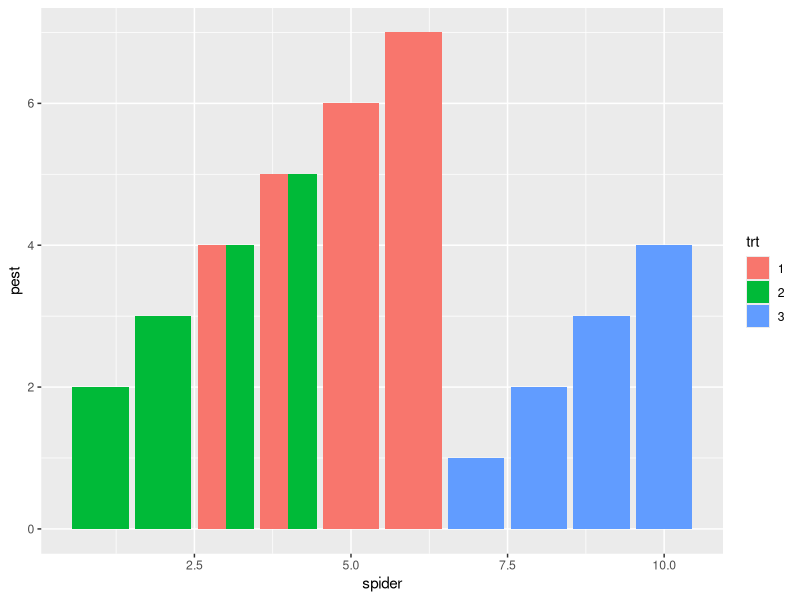
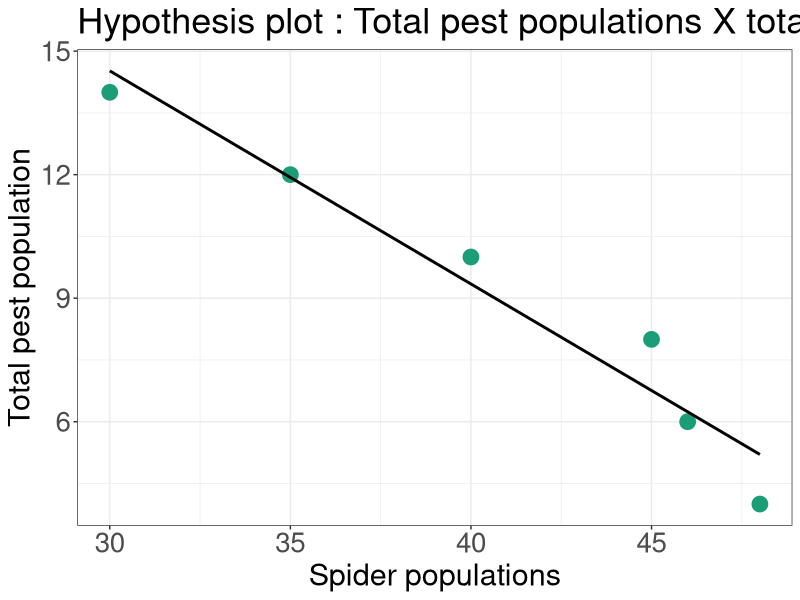
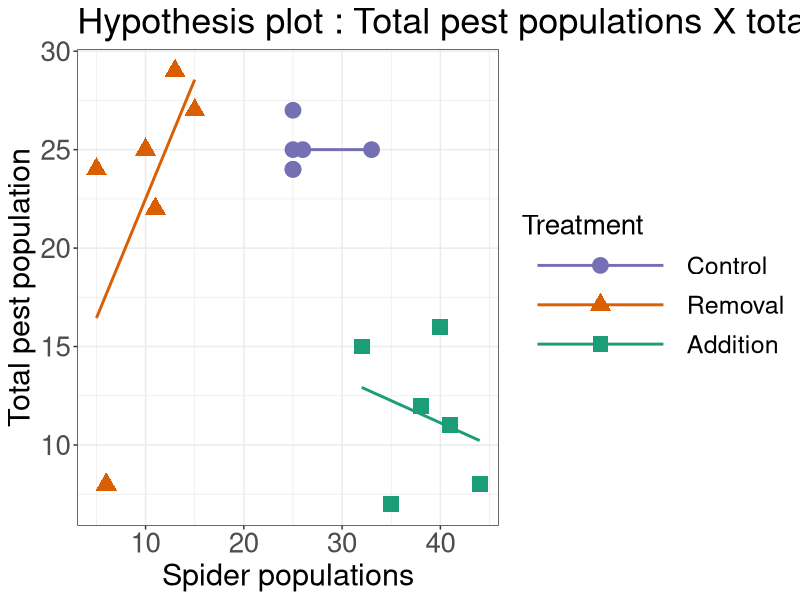
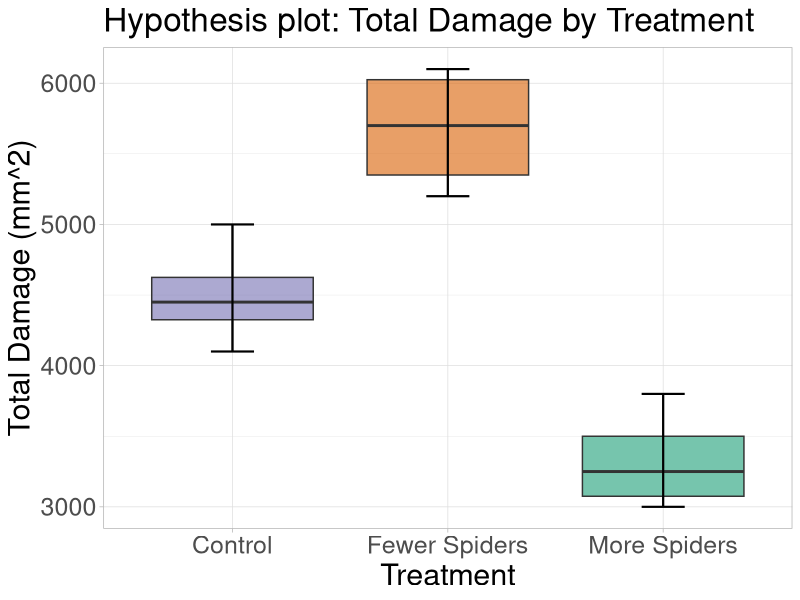

Recreate these plots in R, in order.
# fake data set for hypothesis testing 
fake_data <- data.frame(trt = c(1,1,1,1,2,2,2,2,3,3,3,3),
                        spider = c(3,4,5,6,1,2,3,4,7,8,9,10),
                        pest = c(4,5,6,7,2,3,4,5,1,2,3,4))

library(ggplot2)
fake_data$trt <- as.factor(fake_data$trt)
ggplot(fake_data)+
  geom_col(aes(spider, pest, fill = trt), stat = "identity", position = "dodge")
  
?rnorm
bugs <- data.frame(
  Treatment = c(1,1,1,1,1,1,2,2,2,2,2,2,3,3,3,3,3,3),
  spiders = c(25,26,25,25,33,25,11,13,15,10,5,6,32,35,40,44,38,41),
  pests =   c(24,25,27,24,25,25,22,29,27,25,24,8,15,7,16,8,12,11)
)


bugs_two <- data.frame(
  Treatment = c(1,1,1,1,1,1),
  spiders = c(30,35,40,45,46,48),
  pests =   c(14,12,10,8,6,4)
)
bugs_two$Treatment <- as.factor(bugs_two$Treatment)

ggplot(bugs_two, aes(spiders, pests))+
  geom_point(size = 5,color = "#1B9E77")+
  geom_smooth(method = lm, se = FALSE, fullrange = FALSE, color = "black", lwd = 1)+ 
  labs(title = "Hypothesis plot : Total pest populations X total spider populations",
       x = "Spider populations",
       y = "Total pest population")+
  theme_bw()+
  theme(axis.text.x = element_text(size = 20),
        axis.text.y = element_text(size = 20),
        axis.title.x = element_text(size = 22),
        axis.title.y = element_text(size = 22),
        plot.title = element_text(size = 26),
        legend.key.height = unit(1, 'cm'),
        legend.key.size = unit(4, 'cm'),
        legend.text = element_text(size = 18),
        legend.title = element_text(size = 20))

library(tidyverse)
as_tibble(bugs)
bugs$Treatment <- as.factor(bugs$Treatment)

 ggplot(bugs, aes(spiders, pests, color = Treatment, shape = Treatment))+
   geom_point(size = 5)+
   geom_smooth(method = lm, se = FALSE, fullrange = FALSE)+ 
   scale_color_manual(labels = c("Control","Removal","Addition"),values = c("#7570B3","#D95F02","#1B9E77"))+
   scale_shape_manual(labels = c("Control","Removal","Addition"), values = c(19,17,15))+
   labs(title = "Hypothesis plot : Total pest populations X total spider populations",
        x = "Spider populations",
        y = "Total pest population")+
   theme_bw()+
   theme(axis.text.x = element_text(size = 20),
         axis.text.y = element_text(size = 20),
         axis.title.x = element_text(size = 22),
         axis.title.y = element_text(size = 22),
         plot.title = element_text(size = 26),
         legend.key.height = unit(1, 'cm'),
         legend.key.size = unit(4, 'cm'),
         legend.text = element_text(size = 18),
         legend.title = element_text(size = 20))
# spiders
# 1 : 25,26,25,27,28
# 2 : 12,13,15,10,5
# 3 : 35,40,44,38,41
 
# pest 
# 1: 22,27,21,25,28,23
# 2: 19,22,29,27,25,24
# 3: 8,15,7,16,8,12,11
# beans ####
 
 
 beans <- data.frame(
   plot = c(100,100,100,200,200,200,300,300,300,400,400,400),
   trt = c(1,2,3,1,2,3,1,2,3,1,2,3),
   damage = c(4400,6000,3800,4500,6100,3000,5000,5400,3400,4100,5200,3100)
 )
 as_tibble(beans)
 # ctl : 4000,3800,3900,4100
 # dep : 6000,6100,6200,5800
 # aug : 3200,300,3400,3100
 
 
 beans$trt <- as.factor(beans$trt)
 ggplot(beans, aes(trt, damage, fill = trt))+
   geom_boxplot(alpha = 0.6)+
   scale_fill_manual(values = c("#7570B3","#D95F02","#1B9E77"))+
   stat_boxplot(geom = 'errorbar',
                width = 0.2,
                size = 0.75)+
   theme_light()+
   theme(axis.text = element_text(size = 18), 
         axis.title = element_text(size = 22),
         plot.title = element_text(size = 24))+
   labs(title = 'Hypothesis plot: Total Damage by Treatment')+
   theme(legend.position = "none")+
   scale_x_discrete(name = "Treatment",
                    limits = c("1", "2", "3"),
                    labels = c("Control","Fewer Spiders","More Spiders"))+
   scale_y_continuous(name = "Total Damage (mm^2)")
 
 